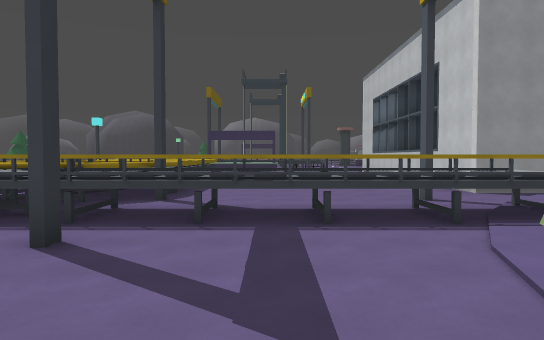
view 1 (above)

24 first-person views from a walk through a Godot game level. The camera is 1.5 m above the floor, tilts 2° down and sees 70° across. The floor is counted in squares, 2 m on a side. Each view is taken from the middle of a square. On the plan, view 1 faces up. The plan holds only what a view shows up to about 12 squares ahead; the rest is blank. The place goes on beyond the plan. Some surface patterns are stand-ins.

view 2
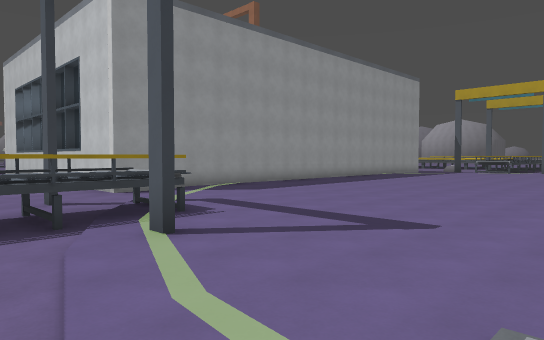

view 3
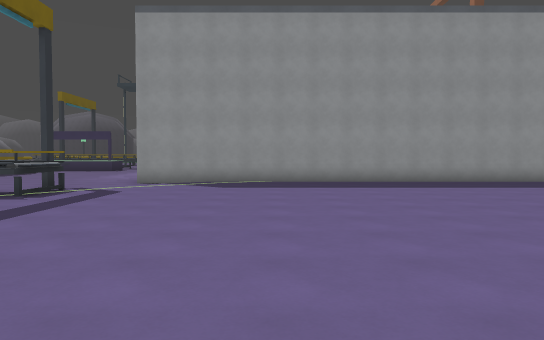

view 4
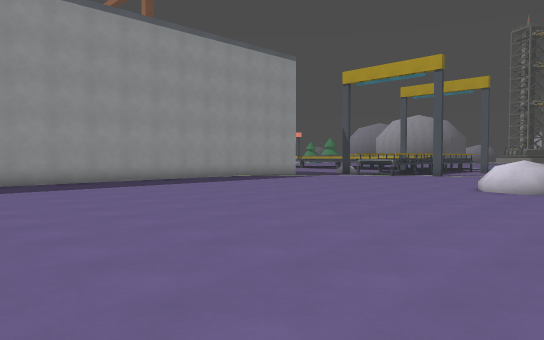

view 5
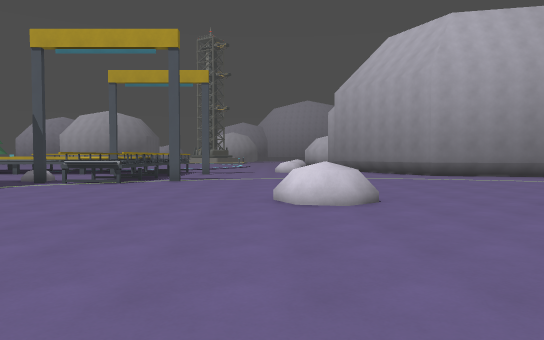

view 6
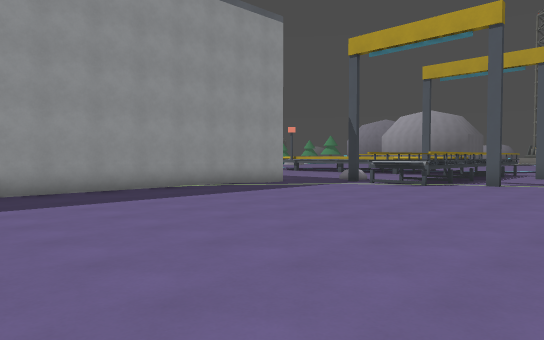

view 7
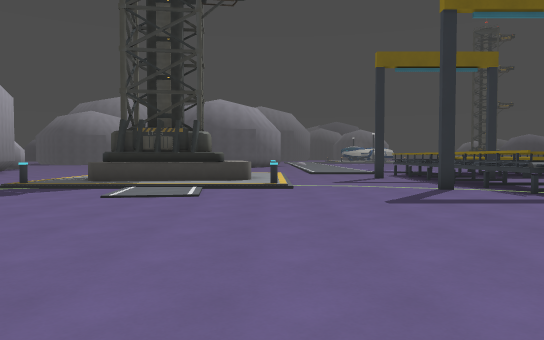

view 8
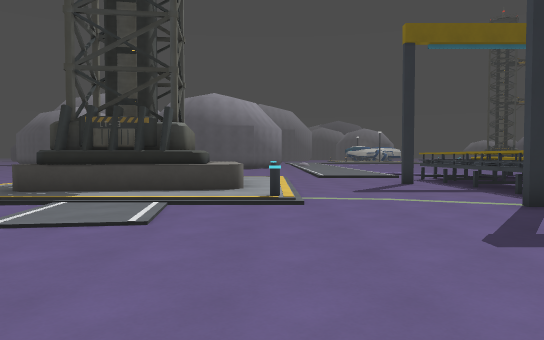

view 9
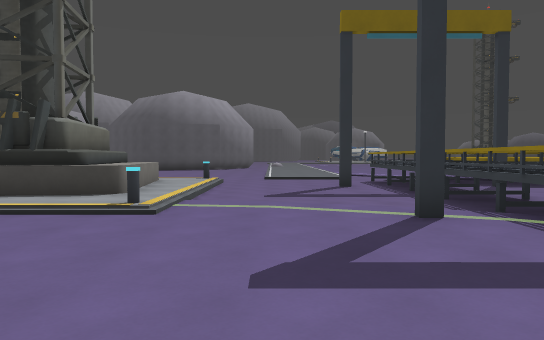

view 10
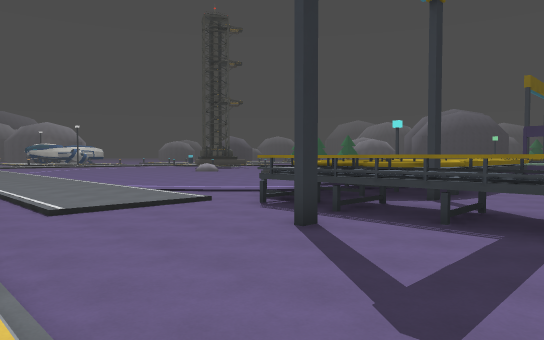

view 11
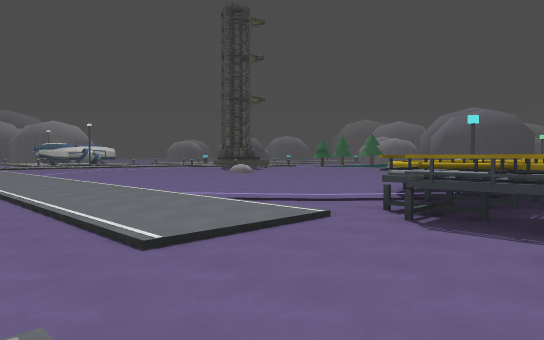

view 12
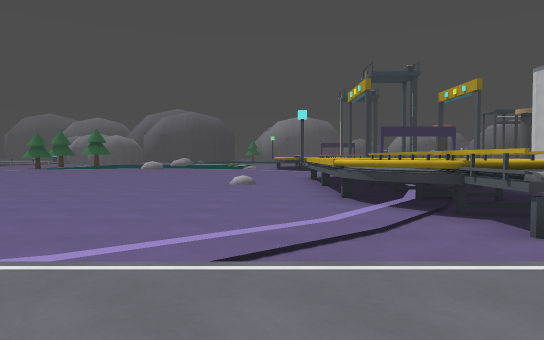

view 13
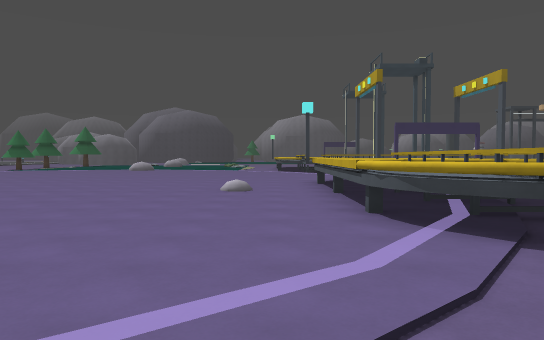

view 14
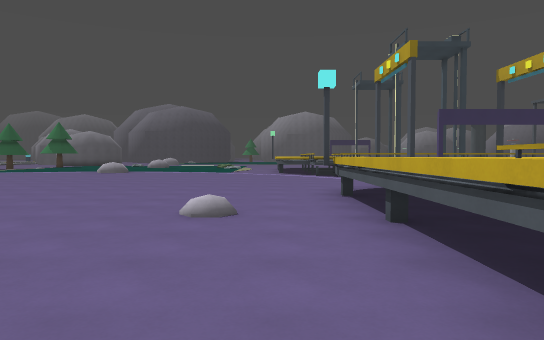

view 15
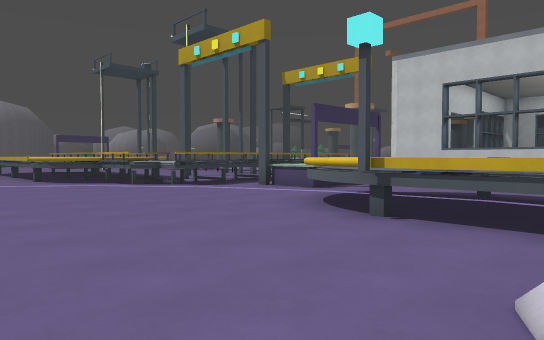

view 16
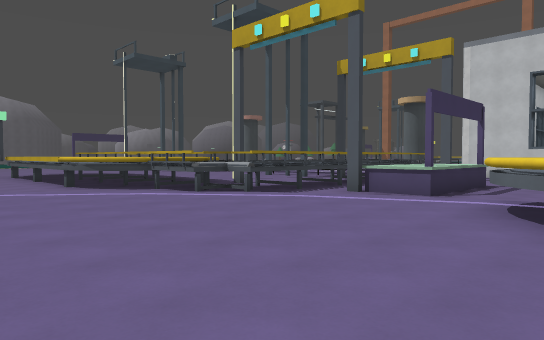

view 17
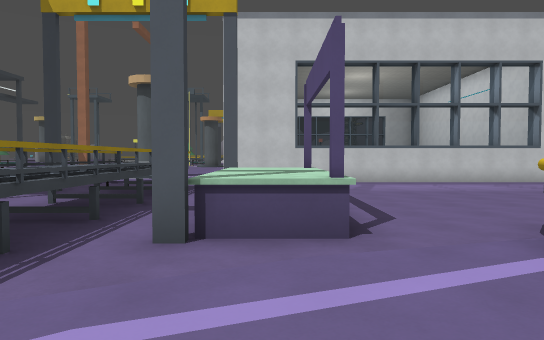

view 18
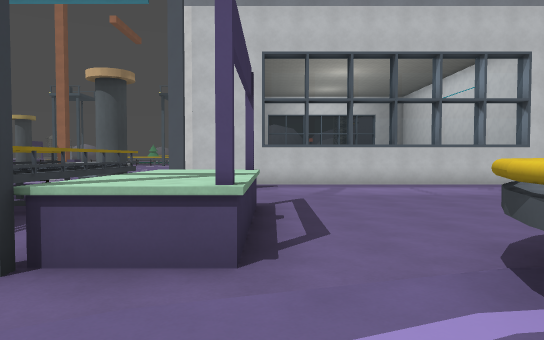

view 19
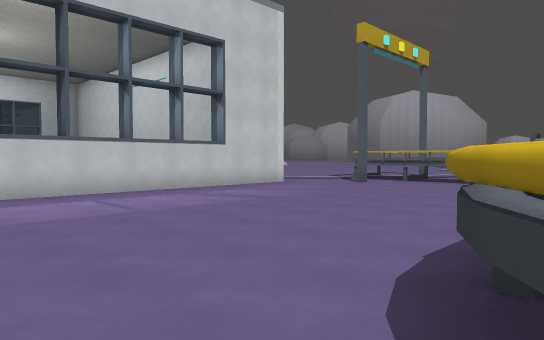

view 20
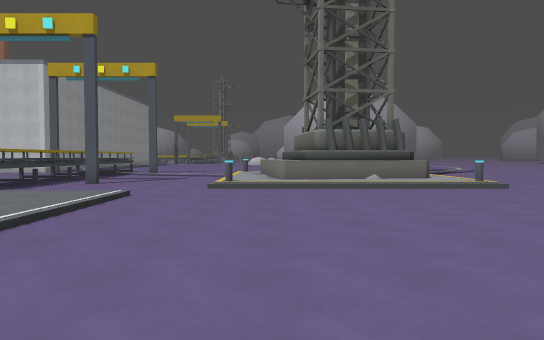

view 21
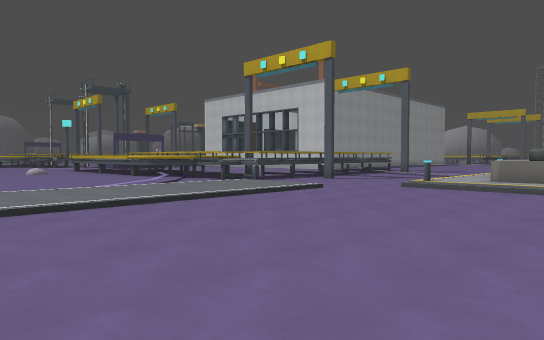

view 22
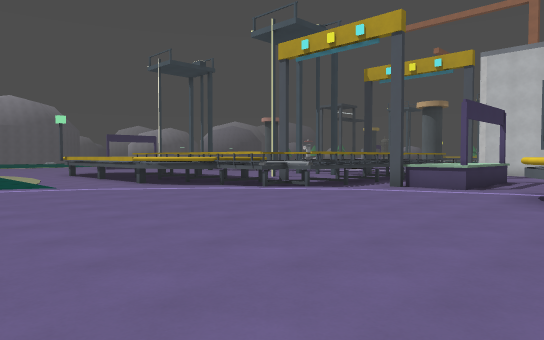

view 23
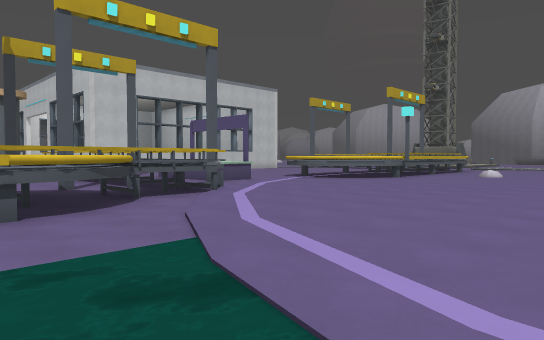

view 24
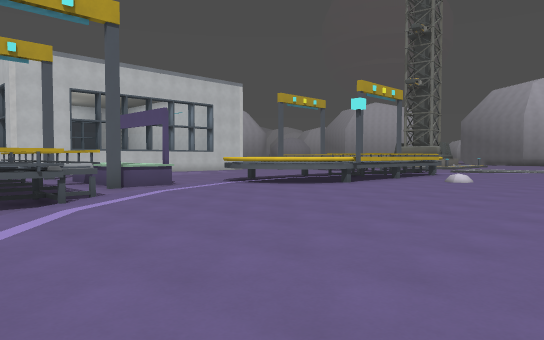

### Floor plan
Key: @ floor where view 1 was taken; # wall or solid block; x gap in a wall; . main floor; : floor 0.25 m higher than the main floor; + floor 0.5 m higher than the main floor; / step, stairs or slope; = window, fence, low wall or low ledge; ~ water the walk can cross; ^ raised ledge; R rock; T tower.
Columns run from 13 left of view 1 to 24 right of it. Each row starts with its distance up from view 1.
 28 ~ ~~..^^
 27  ~~~..^^
 26 ...~..^^
 25 .......^^^.....# //
 24  ......^^^^^^^^^^./
 23 .......^^^ ^^^^ ^
 22 ........^^^^^^^^^
 21  .........x... #  #
 20 ..........^^^^    #
 19 .............=....#
 18 ..................#
 17 .......^^^^.......#
 16 ......#^^ ^.......#
 15 ......^^   ^......#
 14 .......^   ^......#
 13 ....+..^^^ ^......#
 12 .......^^^^^......#
 11 .......^^^^^......#
 10 .......^^^^^......##################
  9 .......^^^^#.......................
  8  ......^^^^#....#....................#
  7  .......^^^^^^^^^^..................^^
  6 ........^^^^^^^^^^..................^^
  5 .....///.^^^^^^^^^..................^^
  4 ::::::::...#....#....................#
  3 ::::::::..............................
  2 ////////..............................
  1  ...............................R.....
  0  ......../=::@::=..............RR
 -1 ........./:TTTT:/..................
 -2 ........./TTTTT:/:........   .........
 -3  ......../:TTTT:/:....        ........
 -4 . ......./:TTTTT/....           ......

Positions as (right, up) in squares from view 1, and headings:
1: (0, 0), facing up
2: (1, 0), facing up-right
3: (9, -2), facing up
4: (9, -2), facing up-right
5: (12, 1), facing right
6: (13, 1), facing up-right
7: (12, 0), facing left
8: (9, 0), facing left
9: (8, 2), facing left
10: (1, 0), facing up-left
11: (-2, 0), facing up-left
12: (-8, 2), facing up
13: (-8, 4), facing up
14: (-8, 8), facing up
15: (-11, 13), facing up-right
16: (-11, 16), facing up-right
17: (-7, 20), facing right
18: (-6, 19), facing right
19: (-3, 18), facing down-right
20: (-13, -1), facing right
21: (-13, -4), facing up-right
22: (-13, 16), facing up-right
23: (-13, 28), facing down-right
24: (-13, 25), facing down-right
